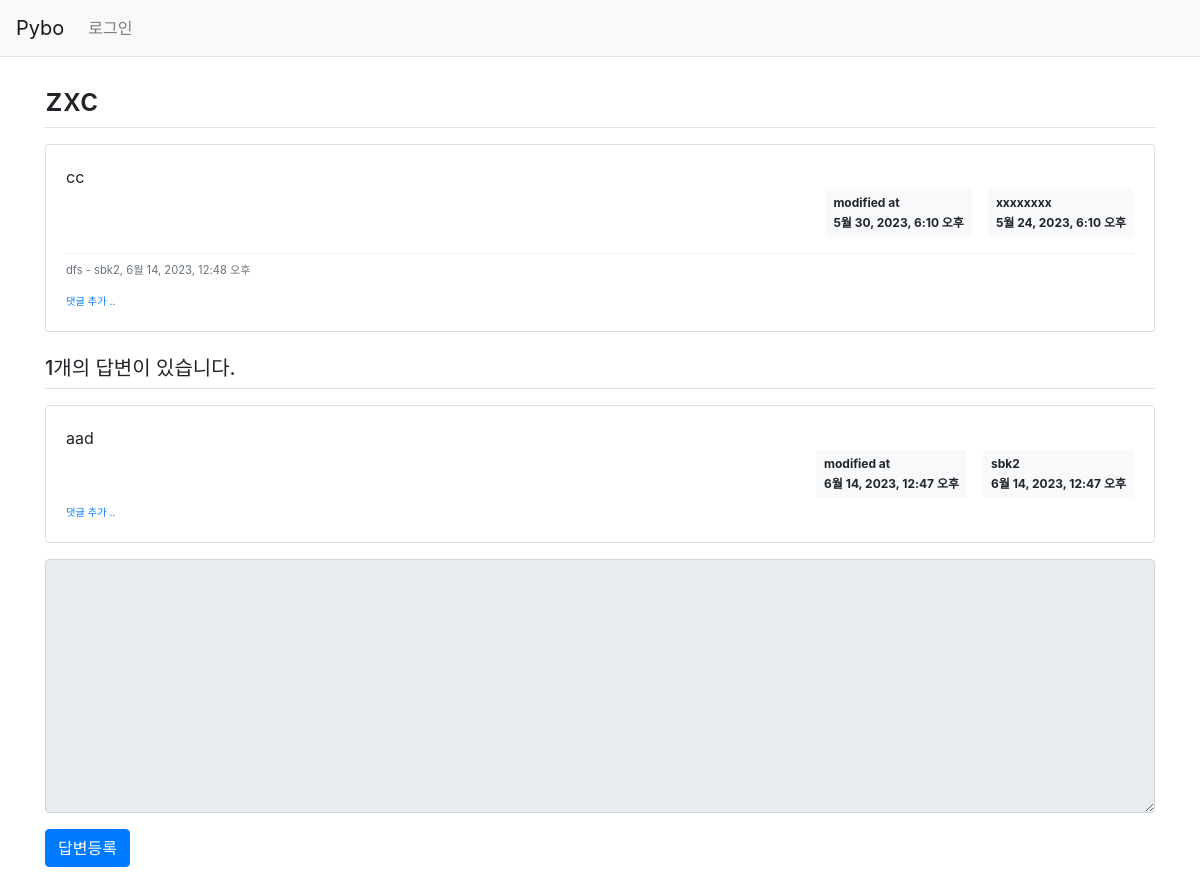
The app's page /pybo/4/ with its own data.
### pybo/models.py (models this page shows, shortened)
class Question(models.Model):
    author = models.ForeignKey(User, on_delete=models.CASCADE)
    subject = models.CharField(max_length=200)
    content = models.TextField()
    create_date = models.DateTimeField(auto_now_add=True, null=True, blank=True)
    modify_date = models.DateTimeField(auto_now=True, null=True, blank=True)

class Comment(models.Model):
    author = models.ForeignKey(User, on_delete=models.CASCADE)
    content = models.TextField()
    create_date = models.DateTimeField()
    modify_date = models.DateTimeField(null=True, blank=True)
    question = models.ForeignKey(Question, null=True, blank=True, on_delete=models.CASCADE)
    answer = models.ForeignKey(Answer, null=True, blank=True, on_delete=models.CASCADE)

class Answer(models.Model):
    author = models.ForeignKey(User, on_delete=models.CASCADE)
    question = models.ForeignKey(Question, on_delete=models.CASCADE)
    content = models.TextField()
    create_date = models.DateTimeField(auto_now_add=True, null=True, blank=True)
    modify_date = models.DateTimeField(auto_now=True, null=True, blank=True)

### pybo/views.py (the view)
# urls.py: path('<int:question_id>/', views.detail, name='detail'),
def detail(request, question_id):
    question = get_object_or_404(Question, pk=question_id)
    context = {"question": question}
    return render(request, "pybo/question_detail.html", context)

### templates/pybo/question_detail.html (shortened to what this page needs)
{% extends 'base.html' %}
{% block content %}
<div class="container my-3">
    <h2 class="border-bottom py-2">{{ question.subject }}</h2>
    <div class="card my-3">
        <div class="card-body">
            <div class="card-text" style="white-space: pre-line;">{{ question.content }}</div>
            <div class="d-flex justify-content-end">
                {% if question.modify_date %}
                <div class="badge badge-light p-2 text-left mx-3">
                    <div class="mb-2">modified at</div>
                    <div>{{ question.modify_date }}</div>
                </div>
                {% endif %}
                <div class="badge badge-light p-2 text-left">
                    <div class="mb-2">{{ question.author.username }}</div>
                    <div>{{ question.create_date }}</div>
                </div>
            </div>
            {% if question.comment_set.count > 0 %}
            <div class="mt-3">
            {% for comment in question.comment_set.all %}
                <div class="comment py-2 text-muted">
                    <span style="white-space: pre-line;">{{ comment.content }}</span>
                    <span>
                        - {{ comment.author }}, {{ comment.create_date }}
                    </span>
                </div>
            {% endfor %}
            </div>
            {% endif %}
            <div>
                <a href="{% url 'pybo:comment_create_question' question.id  %}"
                   class="small"><small>댓글 추가 ..</small></a>
            </div>
        </div>
    </div>
    <h5 class="border-bottom my-3 py-2">{{question.answer_set.count}}개의 답변이 있습니다.</h5>
    {% for answer in question.answer_set.all %}
    <div class="card my-3">
        <div class="card-body">
            <div class="card-text" style="white-space: pre-line;">{{ answer.content }}</div>
            <div class="d-flex justify-content-end">
                {% if answer.modify_date %}
                <div class="badge badge-light p-2 text-left mx-3">
                    <div class="mb-2">modified at</div>
                    <div>{{ answer.modify_date }}</div>
                </div>
                {% endif %}
                <div class="badge badge-light p-2 text-left">
                    <div class="mb-2">{{ answer.author.username }}</div>
                    <div>{{ answer.create_date }}</div>
                </div>
            </div>
            <div>
                <a href="{% url 'pybo:comment_create_answer' answer.id  %}"
                   class="small"><small>댓글 추가 ..</small></a>
            </div>
        </div>
    </div>
    {% endfor %}
    <form action="{% url 'pybo:answer_create' question.id %}" method="post" class="my-3">
        <div class="form-group">
            <textarea {% if not user.is_authenticated %}disabled{% endif %}
              name="content" id="content" class="form-control" rows="10"></textarea>
        </div>
        <input type="submit" value="답변등록" class="btn btn-primary">
    </form>
</div>
{% endblock %}

### templates/base.html (shortened to what this page needs)
{% load static %}
<!doctype html>
<html lang="ko">
<head>
    <link rel="stylesheet" type="text/css" href="{% static 'bootstrap.min.css' %}">
    <link rel="stylesheet" type="text/css" href="{% static 'style.css' %}">
</head>
<body>
{% include "navbar.html" %}
{% block content %}
{% endblock %}
</body>
</html>

### templates/navbar.html (shortened to what this page needs)
<nav class="navbar navbar-expand-lg navbar-light bg-light border-bottom">
    <a class="navbar-brand" href="{% url 'pybo:index' %}">Pybo</a>
    <div class="collapse navbar-collapse flex-grow-0" id="navbarNav">
        <ul class="navbar-nav">
            <li class="nav-item ">
                {% if user.is_authenticated %}
                <a class="nav-link" href="{% url 'common:logout' %}">{{ user.username }} (로그아웃)</a>
                {% else %}
                <a class="nav-link" href="{% url 'common:login' %}">로그인</a>
                {% endif %}
            </li>
        </ul>
    </div>
</nav>

### static/style.css (style rules this page uses)
.comment { border-top:dotted 1px #ddd; font-size:0.7em; }

### records on screen
Question: subject "zxc", content "cc", modify_date "5월 30, 2023, 6:10 오후", author.username "xxxxxxxx", create_date "5월 24, 2023, 6:10 오후", answer_set.count "1"
Comment: content "dfs", author "sbk2", create_date "6월 14, 2023, 12:48 오후"
Answer: content "aad", modify_date "6월 14, 2023, 12:47 오후", author.username "sbk2", create_date "6월 14, 2023, 12:47 오후"
